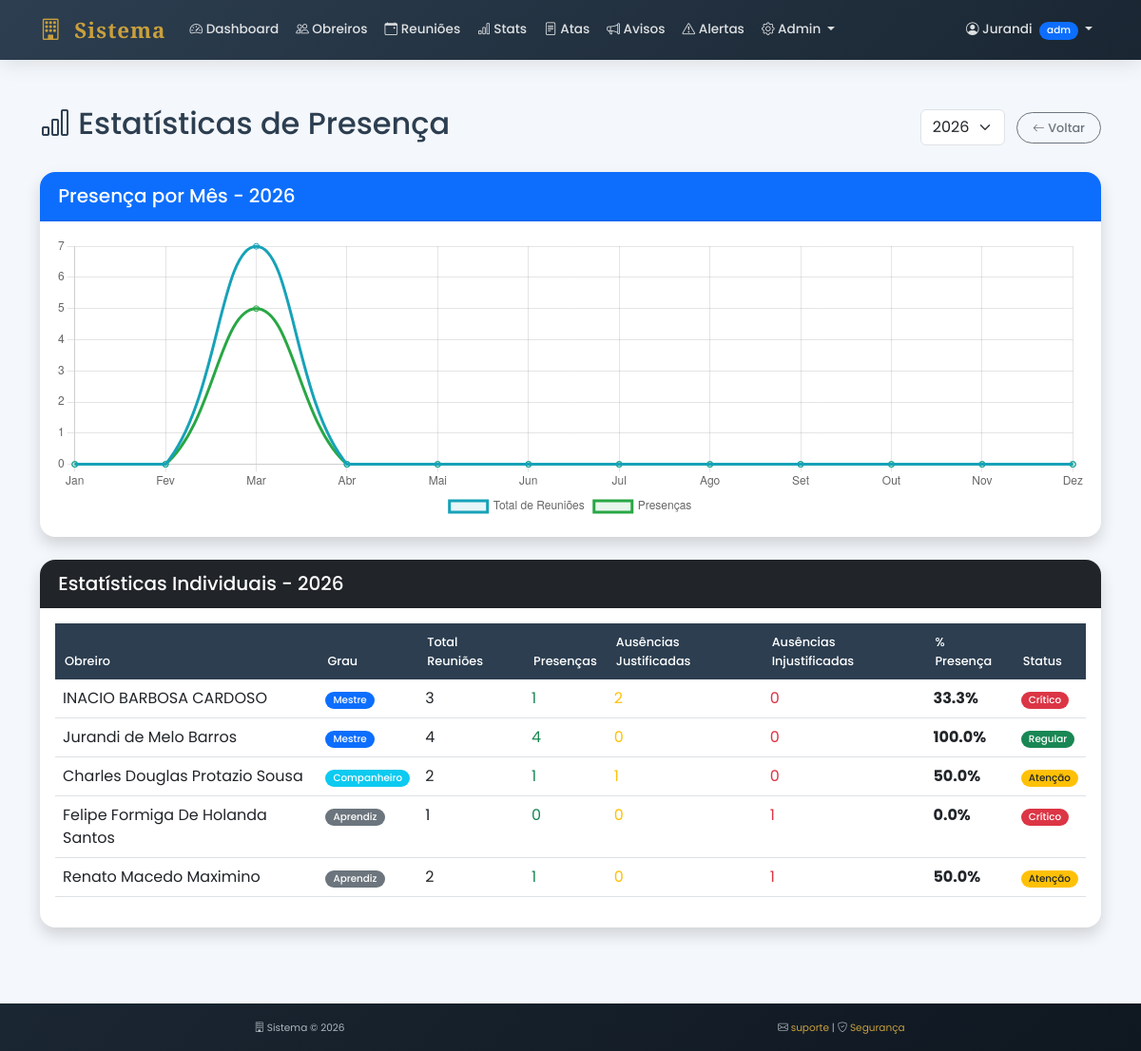
/presenca/estatisticas (signed in), run on an earlier commit of the app's database.
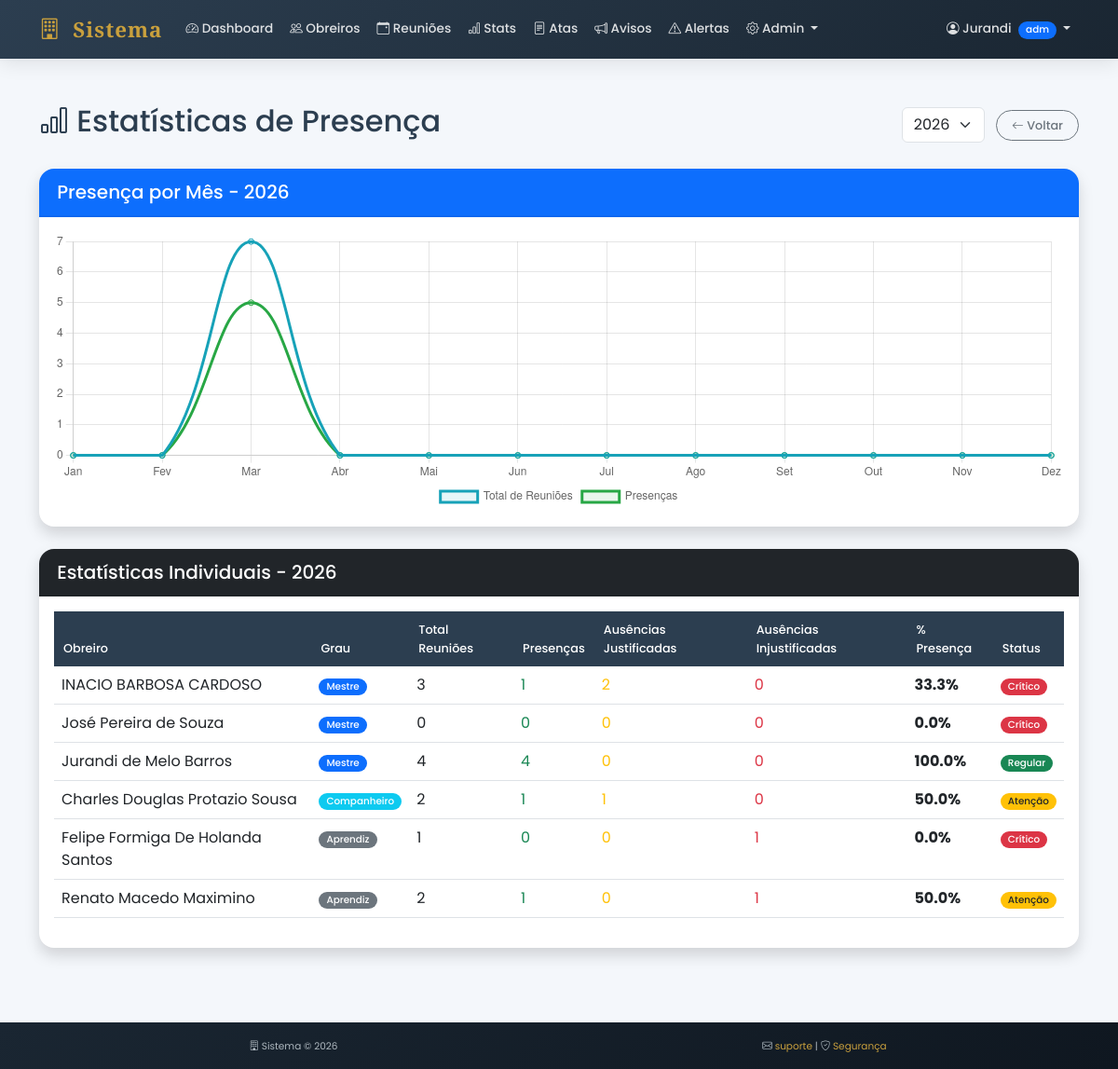
And on a later commit of the database.
### tables this page shows
CREATE TABLE usuarios (
        id INTEGER PRIMARY KEY AUTOINCREMENT,
        usuario TEXT UNIQUE NOT NULL,
        senha_hash TEXT NOT NULL,
        tipo TEXT NOT NULL,
        data_cadastro TEXT NOT NULL,
        nome_completo TEXT,
        cim_numero TEXT,
        loja_nome TEXT,
        loja_numero TEXT,
        loja_orient TEXT,
        ativo INTEGER DEFAULT 1
    , nome_maconico TEXT, grau_atual INTEGER DEFAULT 1, data_iniciacao DATE, data_elevacao DATE, data_exaltacao DATE, telefone TEXT, email TEXT, endereco TEXT, foto TEXT);

### app.py (the view)
@app.route("/presenca/estatisticas")
@login_required
def estatisticas_presenca():
    conn = get_db()
    cursor = conn.cursor()
    ano = request.args.get('ano', datetime.now().year)
    cursor.execute("""
        SELECT
            u.id, u.nome_completo, u.grau_atual,
            COUNT(r.id) as total_reunioes,
            SUM(CASE WHEN p.presente = 1 THEN 1 ELSE 0 END) as presencas,
            SUM(CASE WHEN p.presente = 0 AND p.tipo_ausencia IS NOT NULL THEN 1 ELSE 0 END) as ausencias_justificadas,
            SUM(CASE WHEN p.presente = 0 AND p.tipo_ausencia IS NULL THEN 1 ELSE 0 END) as ausencias_injustificadas
        FROM usuarios u
        LEFT JOIN presenca p ON u.id = p.obreiro_id
        LEFT JOIN reunioes r ON p.reuniao_id = r.id AND strftime('%Y', r.data) = ?
        WHERE u.ativo = 1
        GROUP BY u.id
        ORDER BY u.grau_atual DESC, u.nome_completo
    """, (str(ano),))
    rows = cursor.fetchall()
    estatisticas = [dict(row) for row in rows]
    cursor.execute("""
        SELECT
            strftime('%m', r.data) as mes,
            COUNT(*) as total_reunioes,
            SUM(CASE WHEN p.presente = 1 THEN 1 ELSE 0 END) as presencas
        FROM reunioes r
        LEFT JOIN presenca p ON r.id = p.reuniao_id
        WHERE strftime('%Y', r.data) = ? AND r.status = 'realizada'
        GROUP BY mes
        ORDER BY mes
    """, (str(ano),))
    mensal_rows = cursor.fetchall()
    mensal = [dict(row) for row in mensal_rows]
    conn.close()
    anos = range(2020, datetime.now().year + 1)
    return render_template("presenca/estatisticas.html",
                          estatisticas=estatisticas,
                          mensal=mensal,
                          ano=ano,
                          anos=anos)

### app.py (called while the page is built)
@app.context_processor
def inject_global():
    return {'datetime': datetime, 'now': datetime.now()}

def login_required(f):
    @wraps(f)
    def decorated_function(*args, **kwargs):
        if "usuario" not in session:
            flash("Faça login para acessar esta página", "warning")
            return redirect("/")
        return f(*args, **kwargs)
    return decorated_function

def get_db():
    conn = sqlite3.connect("banco.db")
    conn.row_factory = sqlite3.Row
    return conn

### templates/presenca/estatisticas.html (shortened to what the changed rows need)
{% extends "base.html" %}
{% block extra_css %}
<link rel="stylesheet" href="https://cdn.datatables.net/1.13.7/css/dataTables.bootstrap5.min.css">
{% endblock %}
{% block content %}
<div class="container-fluid py-4">
    <div class="container">
        <div class="d-flex justify-content-between align-items-center mb-4">
            <h2>
                <i class="bi bi-bar-chart"></i>
                Estatísticas de Presença
            </h2>
        </div>
        <div class="card shadow">
            <div class="card-body">
                <div class="table-responsive">
                    <table class="table table-hover" id="tabelaEstatisticas">
                        <thead>
                            <tr>
                                <th>Obreiro</th>
                                <th>Grau</th>
                                <th>Total Reuniões</th>
                                <th>Presenças</th>
                                <th>Ausências Justificadas</th>
                                <th>Ausências Injustificadas</th>
                                <th>% Presença</th>
                                <th>Status</th>
                            </tr>
                        </thead>
                        <tbody>
                            {% for e in estatisticas %}
                            {% set percentual = (e.presencas / e.total_reunioes * 100) if e.total_reunioes > 0 else 0 %}
                            <tr>
                                <td>{{ e.nome_completo }}</td>
                                <td>
                                    {% if e.grau_atual == 3 %}
                                        <span class="badge bg-primary">Mestre</span>
                                    {% elif e.grau_atual == 2 %}
                                        <span class="badge bg-info">Companheiro</span>
                                    {% else %}
                                        <span class="badge bg-secondary">Aprendiz</span>
                                    {% endif %}
                                </td>
                                <td>{{ e.total_reunioes }}</td>
                                <td class="text-success">{{ e.presencas }}</td>
                                <td class="text-warning">{{ e.ausencias_justificadas }}</td>
                                <td class="text-danger">{{ e.ausencias_injustificadas }}</td>
                                <td>
                                    <strong>{{ "%.1f"|format(percentual) }}%</strong>
                                </td>
                                <td>
                                    {% if percentual >= 75 %}
                                        <span class="badge bg-success">Regular</span>
                                    {% elif percentual >= 50 %}
                                        <span class="badge bg-warning text-dark">Atenção</span>
                                    {% else %}
                                        <span class="badge bg-danger">Crítico</span>
                                    {% endif %}
                                </td>
                            </tr>
                            {% endfor %}
                        </tbody>
                    </table>
                </div>
            </div>
        </div>
    </div>
</div>
<script>
    function mudarAno() {
        var ano = document.getElementById('selectAno').value;
        window.location.href = '/presenca/estatisticas?ano=' + ano;
    }
    // Gráfico
    var ctx = document.getElementById('graficoMensal').getContext('2d');
    var meses = ['Jan', 'Fev', 'Mar', 'Abr', 'Mai', 'Jun', 'Jul', 'Ago', 'Set', 'Out', 'Nov', 'Dez'];
    var dados = {{ mensal|tojson }};
    var dadosGrafico = {
        labels: [],
        reunioes: [],
        presencas: []
    };
    for (var i = 1; i <= 12; i++) {
        var mes = i.toString().padStart(2, '0');
        var encontrado = dados.find(d => d.mes == mes);
        dadosGrafico.labels.push(meses[i-1]);
        dadosGrafico.reunioes.push(encontrado ? encontrado.total_reunioes : 0);
        dadosGrafico.presencas.push(encontrado ? encontrado.presencas : 0);
    }
    new Chart(ctx, {
        type: 'line',
        data: {
            labels: dadosGrafico.labels,
            datasets: [{
                label: 'Total de Reuniões',
                data: dadosGrafico.reunioes,
                borderColor: '#17a2b8',
                backgroundColor: 'rgba(23, 162, 184, 0.1)',
                tension: 0.4
            }, {
                label: 'Presenças',
                data: dadosGrafico.presencas,
                borderColor: '#28a745',
                backgroundColor: 'rgba(40, 167, 69, 0.1)',
                tension: 0.4
            }]
        },
        options: {
            responsive: true,
            maintainAspectRatio: false,
            plugins: {
                legend: {
                    position: 'bottom'
                }
            }
        }
    });
    $(document).ready(function() {
        $('#tabelaEstatisticas').DataTable({
            language: {
                url: '//cdn.datatables.net/plug-ins/1.13.7/i18n/pt-BR.json'
            },
            order: [[7, 'asc'], [1, 'desc']]
        });
    });
</script>
{% endblock %}

What changed in the data, as far as the page shows it:
added usuarios: nome_completo "José Pereira de Souza", grau_atual "Mestre", total_reunioes "0", presencas "0", ausencias_justificadas "0", ausencias_injustificadas "0", percentual "0.0", shows "Crítico"
